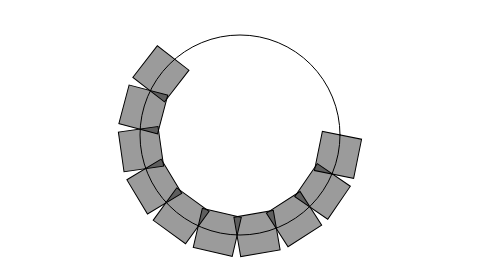
Frame 1 (no input)
Frame 60 (no input): identical to frame 1, image omitted
Frame 120 (the mouse pressed at the canvas centre since frame 60): identical to frame 1, image omitted

The p5.js sketch that drew this single still picture (run headless with seeded random() and noise() and a simulated clock; from frame 60 on, the mouse is pressed at the canvas centre):

// p5.js sketch
// ── sketch.js
// Learning Processing
// Daniel Shiffman
// http://www.learningprocessing.com

// Example 17-7: Boxes along a curve 

// The radius of a circle
var r = 100;

// The width and height of the boxes
var w = 40;
var h = 40;

function setup() {
  createCanvas(480, 270);
}

function draw() {
  background(255);

  // Start in the center and draw the circle
  translate(width/2, height/2);
  noFill();
  stroke(0);
  // Our curve is a circle with radius r in the center of the window.
  ellipse(0, 0, r*2, r*2); 
  // 10 boxes along the curve
  var totalBoxes = 10;
  // We must keep track of our position along the curve
  var arclength = 0;
  // For every box
  for (var i = 0; i < totalBoxes; i ++ ) {
    // Each box is centered so we move half the width
    arclength += w/2; 

    // Angle in radians is the arclength divided by the radius
    var theta = arclength / r;

    push();
    // Polar to cartesian coordinate conversion
    translate(r*cos(theta), r*sin(theta));
    // Rotate the box
    rotate(theta);

    // Display the box
    fill(0, 100);
    rectMode(CENTER);
    rect(0, 0, w, h);
    pop();

    // Move halfway again
    arclength += w/2;
  }
}
